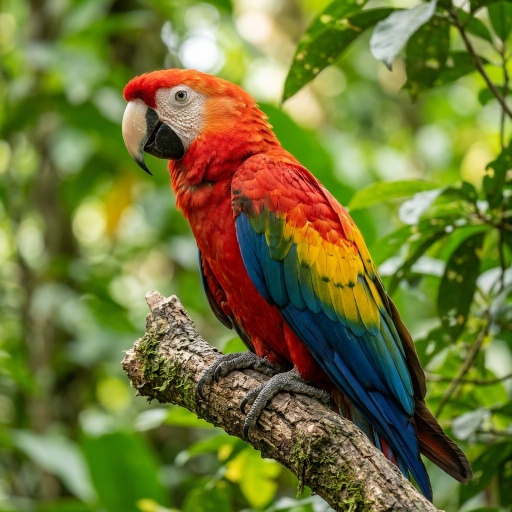
#> input picture roji/sample.jpeg, 512 x 512 px
$ python hit_or_miss.py
#> lines starting #> are read from the running program, lines starting #| are printed output that depends on the picture; after the words box and inside, x2 and y2 are one past the last pixel; in counts of white or black regions, pixels touching at a corner belong together
# Question 24: Hit-or-miss transformation for pattern detection
import cv2
import numpy as np
import matplotlib.pyplot as plt

# Read image in grayscale
img = cv2.imread("sample.jpeg", 0)
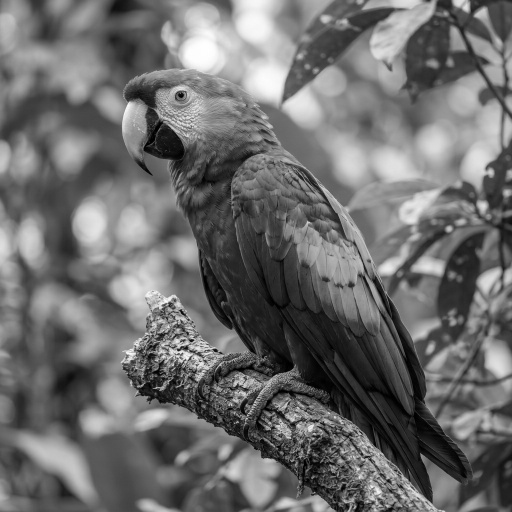
#> img: shape (512, 512); min 0, max 255, mean 109.1

# Convert to binary image
_, binary = cv2.threshold(img, 127, 255, cv2.THRESH_BINARY)
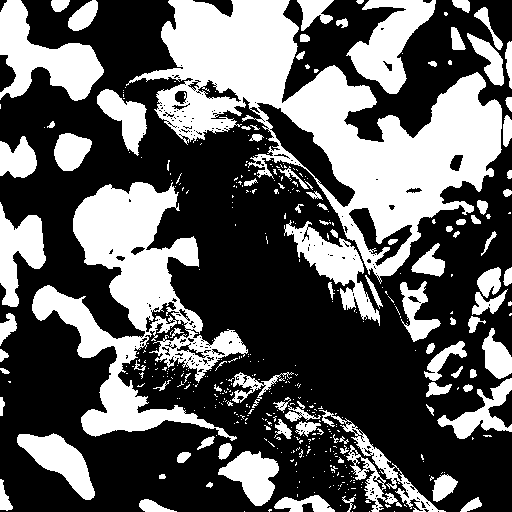
#> binary: shape (512, 512); 36.9% white; 448 white regions (351 under 20 px), largest, box (x1, y1, x2, y2) and area: (126, 0, 502, 284) 35975, (32, 182, 248, 441) 19171, (0, 0, 104, 101) 5010

# Convert binary image to 0 and 1
binary = binary // 255

# Structuring element
kernel = np.array([[0, 1, 0],
                   [1, 1, 1],
                   [0, 1, 0]], dtype=np.int8)

# Hit-or-Miss Transformation
hitmiss = cv2.morphologyEx(binary.astype(np.uint8),
                           cv2.MORPH_HITMISS,
                           kernel)
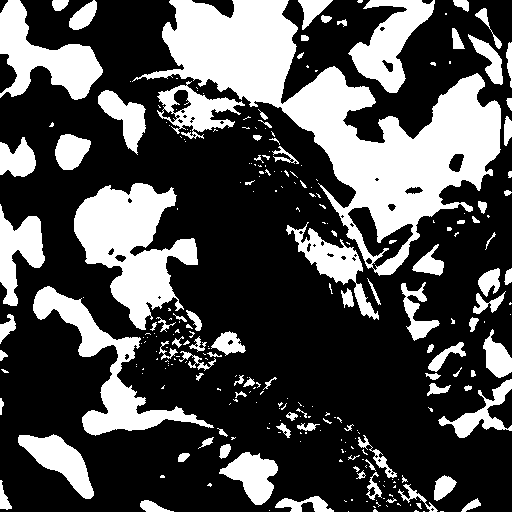
#> hitmiss: shape (512, 512); values 0 (black) and 1 (white), 31.1% white; 277 white regions (176 under 20 px), largest, box (x1, y1, x2, y2) and area: (132, 0, 501, 276) 30276, (74, 183, 198, 330) 9225, (33, 286, 214, 436) 5698

# Convert back to 0–255 for display
binary = binary * 255
hitmiss = hitmiss * 255

# Display images
plt.figure(figsize=(10,5))

plt.subplot(1,2,1)
plt.imshow(binary, cmap='gray')
plt.title("Binary Image")
plt.axis("off")

plt.subplot(1,2,2)
plt.imshow(hitmiss, cmap='gray')
plt.title("Hit-or-Miss Output")
plt.axis("off")

plt.tight_layout()
plt.show()
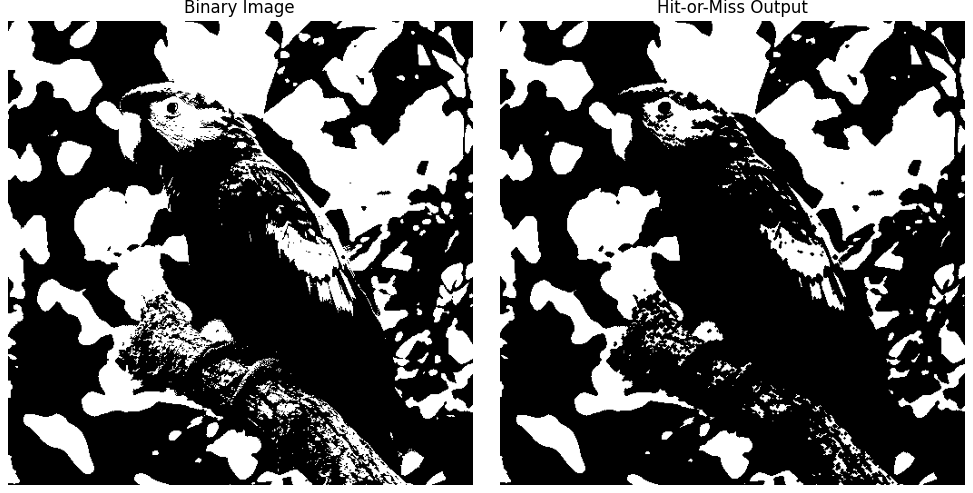
#> figure drawn by matplotlib, 2 panels

$ run again, with roji/image1.jpg copied over roji/sample.jpeg
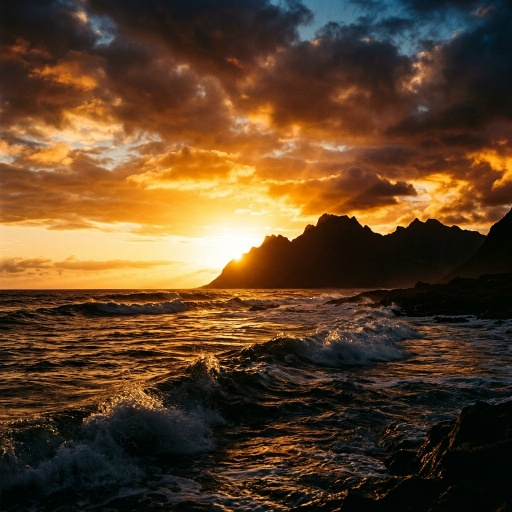
#> input picture roji/image1.jpg, 512 x 512 px
#> `_, binary = cv2.threshold(img, 127, 255, cv2.THRESH_BINARY)`:
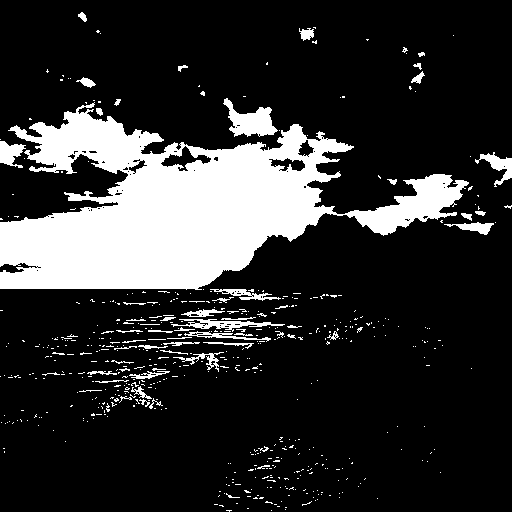
#> binary: shape (512, 512); 18.7% white; 555 white regions (495 under 20 px), largest, box (x1, y1, x2, y2) and area: (0, 102, 469, 290) 41415, (223, 98, 278, 137) 1075, (171, 319, 285, 332) 539
#> `plt.show()`:
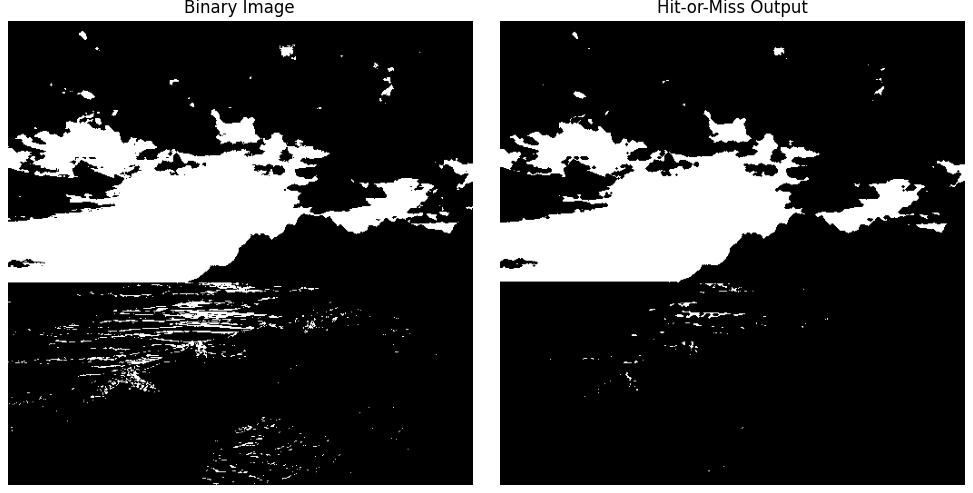
#> figure drawn by matplotlib, 2 panels
